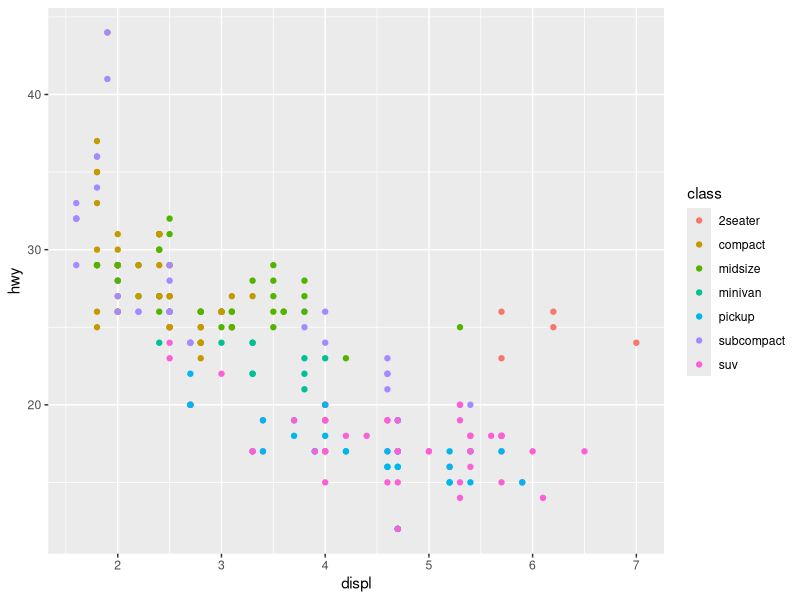
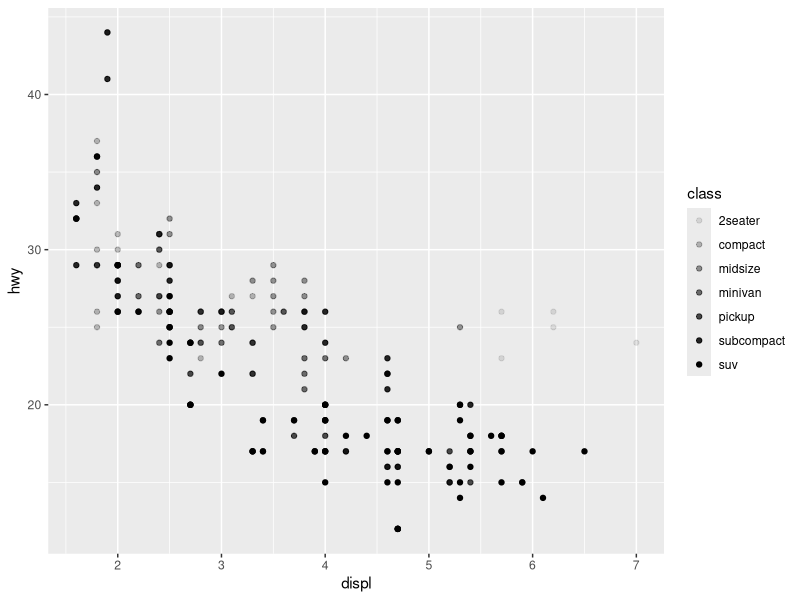
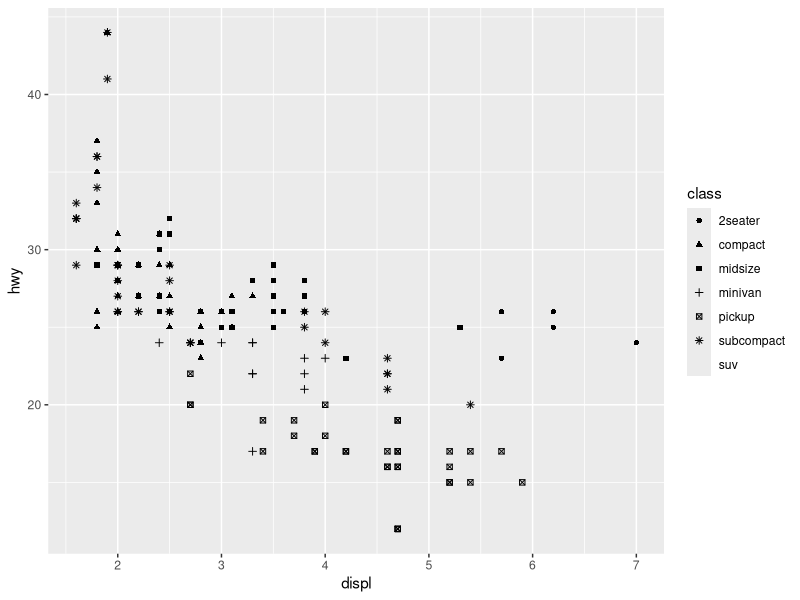
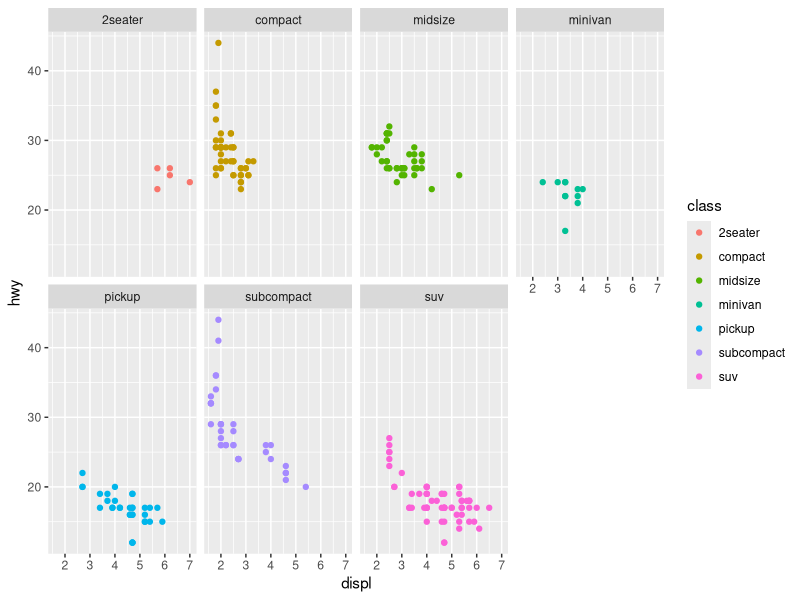
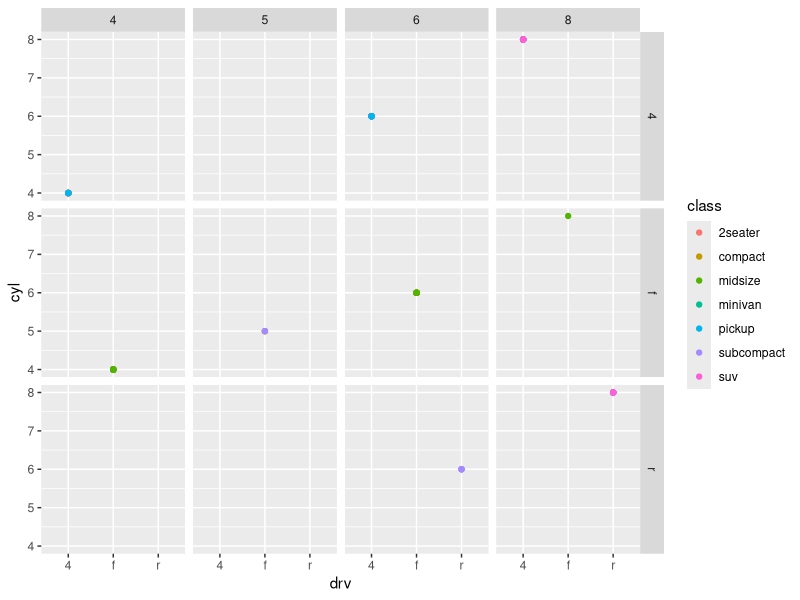
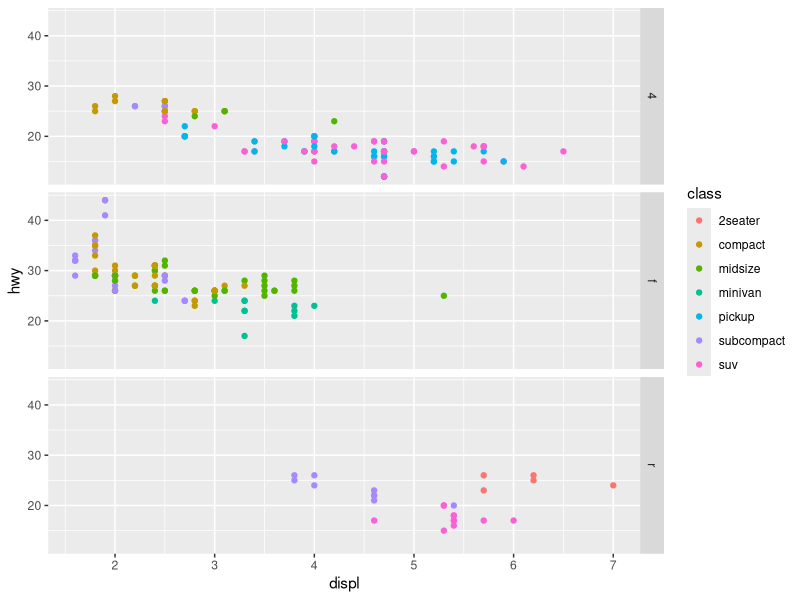
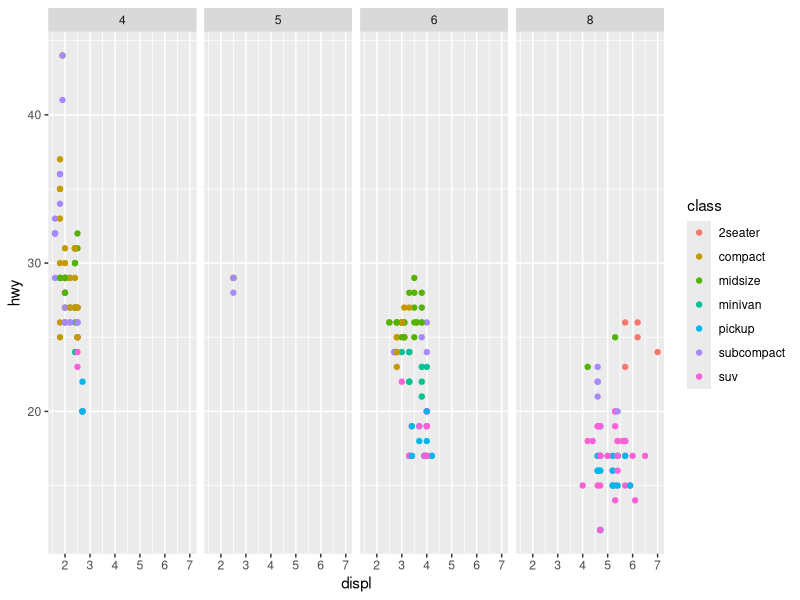
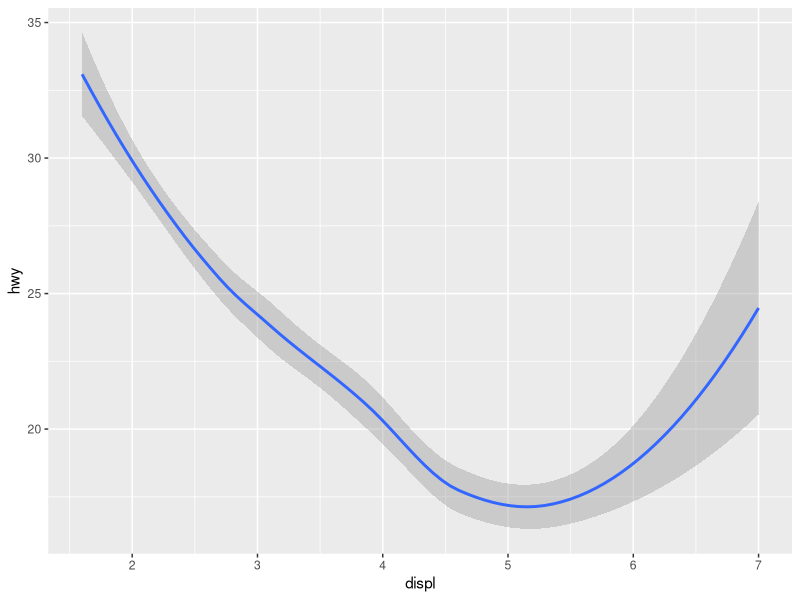

Write R code to recreate these figures, in order.
library(tidyverse)
mpg
glimpse(mpg)

ggplot(data = mpg) +
  geom_point(mapping = aes(x = displ, y = hwy, colour = class))

# ?mpg

ggplot(data = mpg) +
  geom_point(mapping = aes(x = displ, y = hwy, alpha = class))


ggplot(data = mpg) +
  geom_point(mapping = aes(x = displ, y = hwy, shape = class))

ggplot(data = mpg) +
  geom_point(mapping = aes(x = displ, y = hwy, colour = class)) +
  facet_wrap(~class, nrow = 2)

ggplot(data = mpg) +
  geom_point(mapping = aes(x = drv, y = cyl, colour = class)) +
  facet_grid(drv ~ cyl)

ggplot(data = mpg) +
  geom_point(mapping = aes(x = displ, y = hwy, colour = class)) +
  facet_grid(drv ~ .)

ggplot(data = mpg) +
  geom_point(mapping = aes(x = displ, y = hwy, colour = class)) +
  facet_grid(. ~ cyl)

# 几何对象

ggplot(data = mpg) +
  geom_smooth(mapping = aes(x = displ, y = hwy))

ggplot(data = mpg, mapping = aes(x = displ, y = hwy, colour = drv)) +
  geom_point() +
  geom_smooth()


ggplot(data = mpg, mapping = aes(x = displ, y = hwy)) +
  geom_point(mapping = aes(colour = drv)) +
  geom_smooth()

ggplot(data = mpg, mapping = aes(x = displ, y = hwy)) +
  geom_point(mapping = aes(colour = drv)) +
  geom_smooth(
    data = filter(mpg, class == "subcompact"),
    # se = FALSE # 不显示置信区间
  )

# 统计变换

diamonds

glimpse(diamonds)
ggplot(data = diamonds) +
  geom_bar(mapping = aes(x = cut), fill = "lightblue", colour = "black")

ggplot(data = diamonds) +
  stat_count(mapping = aes(x = cut))
# 等价于
ggplot(data = diamonds) +
  geom_bar(mapping = aes(x = cut))


# example
demo_df <- tribble(
  ~a      , ~b ,
  "bar_1" , 20 ,
  "bar_2" , 30 ,
  "bar_3" , 40
)

ggplot(data = demo_df) +
  geom_bar(mapping = aes(x = a, y = b), stat = "identity")

ggplot(data = diamonds) +
  geom_col(mapping = aes(x = cut, y = carat))
# 等价于
ggplot(data = diamonds) +
  geom_bar(mapping = aes(x = cut, y = carat), stat = "identity")


#...prop...
ggplot(data = diamonds) +
  geom_bar(mapping = aes(x = cut, y = ..prop.., group = 1))

# using after_stat()
ggplot(data = diamonds) +
  geom_bar(mapping = aes(x = cut, y = after_stat(prop), group = 1))

#group=1 means that we want to treat all the data as one group when calculating proportions.
# 中文解释：在计算比例时，我们希望将所有数据视为一个组。
# Without group = 1, the proportions would be calculated separately for each default group (which is each cut in this case), leading to incorrect results.
# By specifying group = 1, we ensure that the proportions are calculated based on the entire dataset, giving us the correct overall proportions for each cut category.

?stat_summary

ggplot(data = diamonds) +
  stat_summary(
    mapping = aes(x = cut, y = depth),
    fun.min = min,
    fun.max = max,
    fun = median
  )
geom_point(mapping = aes(x = carat, y = price))

?stat_smooth
ggplot(data = mpg, mapping = aes(x = displ, y = hwy)) +
  geom_point() +
  stat_smooth()

ggplot(data = diamonds) +
  geom_bar(mapping = aes(x = cut, y = ..prop..))

ggplot(data = diamonds) +
  geom_bar(
    mapping = aes(x = cut, fill = color, y = after_stat(prop), group = 1)
  )

ggplot(data = diamonds) +
  geom_bar(
    mapping = aes(x = cut, fill = color, y = after_stat(prop), group = color)
  )

ggplot(data = diamonds) +
  geom_bar(mapping = aes(x = cut, fill = clarity)) +
  theme_minimal()

ggplot(data = diamonds, mapping = aes(x = cut, fill = clarity)) +
  geom_bar(alpha = 0.2, position = 'identity') +
  theme_minimal()


ggplot(data = diamonds, mapping = aes(x = cut, fill = clarity)) +
  geom_bar(position = 'fill') +
  theme_minimal()

ggplot(data = diamonds, mapping = aes(x = cut, fill = clarity)) +
  geom_bar(position = 'stack') +
  theme_minimal()

ggplot(data = diamonds, mapping = aes(x = cut, fill = clarity)) +
  geom_bar(position = 'dodge') +
  theme_minimal()


ggplot(data = mpg) +
  geom_point(mapping = aes(x = displ, y = hwy), position = "jitter")

ggplot(data = mpg) +
  geom_jitter(mapping = aes(x = displ, y = hwy))

?position_stack
?position_fill
?position_dodge
?position_identity
?position_jitterdodge
?position_jitter
?position_nudge

#坐标系
ggplot(data = mpg, mapping = aes(x = class, y = hwy)) +
  geom_boxplot()

ggplot(data = mpg, mapping = aes(x = class, y = hwy)) +
  geom_boxplot() +
  coord_flip()

p <- ggplot(mpg, aes(class, hwy))
p + geom_boxplot()
# Orientation follows the discrete axis
ggplot(mpg, aes(hwy, class)) + geom_boxplot()

p + geom_boxplot(notch = TRUE)
p + geom_boxplot(varwidth = TRUE)
p + geom_boxplot(fill = "white", colour = "#3366FF")


# map

nz <- map_data("world")
ggplot(nz, aes(long, lat, group = group)) +
  geom_polygon(fill = "white", colour = "black") +
  coord_quickmap()


bar <- ggplot(data = diamonds) +
  geom_bar(
    mapping = aes(x = cut, fill = cut),
    show.legend = FALSE,
    width = 1
  ) +
  theme(aspect.ratio = 1) +
  theme_bw()

bar + coord_flip()
bar + coord_polar(theta = "y")
bar + coord_radial(expand = FALSE)
